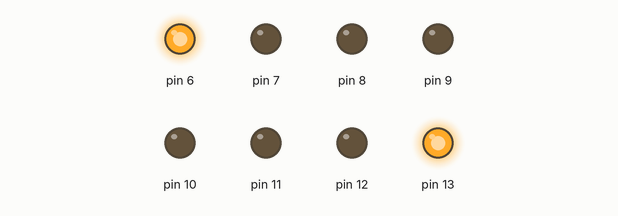
Recording of a sketch running on a simulated Arduino Uno, built with avr-gcc and run on an emulated ATmega328P. On the bench: output pins drawn as LEDs (lit = HIGH).

Above: at 0.5 s.
At 2.5 s:
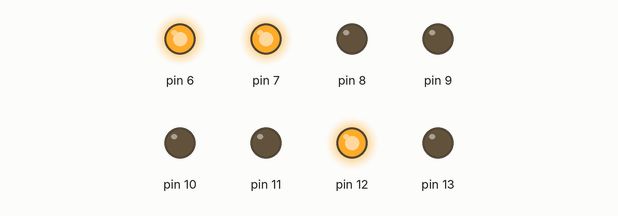
At 3.5 s:
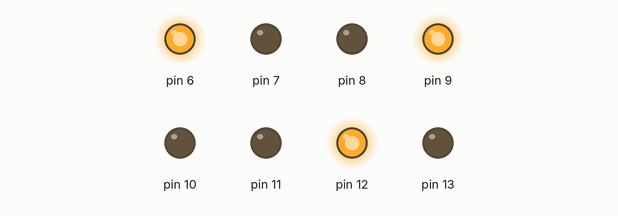
At 5.5 s:
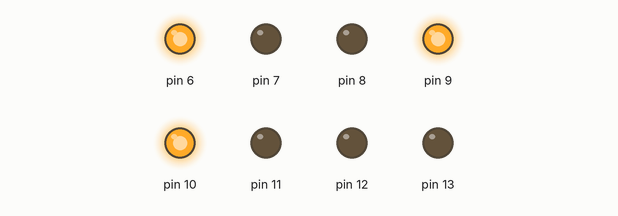
At 8.5 s:
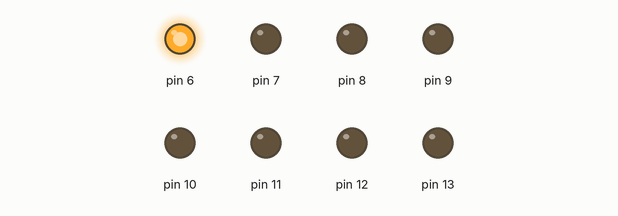
At 11.5 s:
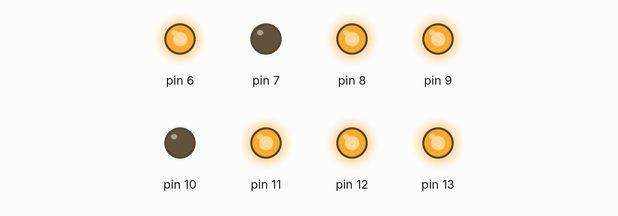
Timing chart, 0 to 13.0 s (numbered marks = the images above):
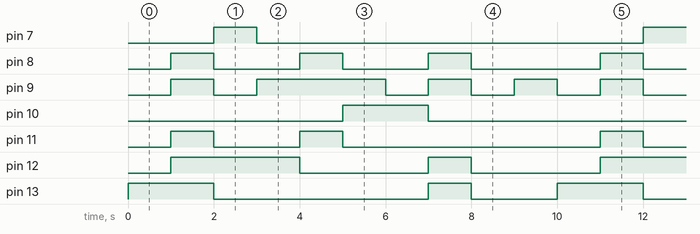

The sketch:

LEDNumPad.ino
```cpp
//pin connction is 13 - 6

void setup() {

  for (int i = 6; i <= 13; i ++) {
    pinMode(i, OUTPUT);
    digitalWrite(i, HIGH);
  }

}

void LEDNumPad(int number, unsigned long duration, int decmal) {
  //function for display sigal number
  //1 for decmal

  int num0[8] = {1, 0, 0, 0, 0, 0, 0, 1};  //0
  int num1[8] = {1, 0, 1, 1, 0, 1, 1, 1};  //1
  int num2[8] = {1, 1, 0, 0, 0, 0, 1, 0};  //2
  int num3[8] = {1, 0, 0, 1, 0, 0, 1, 0};  //3
  int num4[8] = {1, 0, 1, 1, 0, 1, 0, 0};  //4
  int num5[8] = {1, 0, 0, 1, 1, 0, 0, 0};  //5
  int num6[8] = {1, 0, 0, 0, 1, 0, 0, 0};  //6
  int num7[8] = {1, 0, 1, 1, 0, 0, 1, 1};  //7
  int num8[8] = {1, 0, 0, 0, 0, 0, 0, 0};  //8
  int num9[8] = {1, 0, 0, 1, 0, 0, 0, 0};  //9

  int num[8] = {0, 0, 0, 0, 0, 0, 0, 0};

  if (number == 0) {
    for (int i = 6; i <= 13; i ++) {
      digitalWrite(i, num0[i - 6]);
    }
  }
  else if (number == 1) {
    for (int i = 6; i <= 13; i ++) {
      digitalWrite(i, num1[i - 6]);
    }
  }
  else if (number == 2) {
    for (int i = 6; i <= 13; i ++) {
      digitalWrite(i, num2[i - 6]);
    }
  }
  else if (number == 3) {
    for (int i = 6; i <= 13; i ++) {
      digitalWrite(i, num3[i - 6]);
    }
  }
  else if (number == 4) {
    for (int i = 6; i <= 13; i ++) {
      digitalWrite(i, num4[i - 6]);
    }
  }
  else if (number == 5) {
    for (int i = 6; i <= 13; i ++) {
      digitalWrite(i, num5[i - 6]);
    }
  }
  else if (number == 6) {
    for (int i = 6; i <= 13; i ++) {
      digitalWrite(i, num6[i - 6]);
    }
  }
  else if (number == 7) {
    for (int i = 6; i <= 13; i ++) {
      digitalWrite(i, num7[i - 6]);
    }
  }
  else if (number == 8) {
    for (int i = 6; i <= 13; i ++) {
      digitalWrite(i, num8[i - 6]);
    }
  }
  else if (number == 9) {
    for (int i = 6; i <= 13; i ++) {
      digitalWrite(i, num9[i - 6]);
    }
  }

  if (decmal) {
    digitalWrite(6, LOW);
  }

  delay(duration);
}

void loop() {

  for (int i = 0; i <= 9; i ++) {
    LEDNumPad(i, 1000, 0);
  }

}
```

Measured:
- by itself, pin 7: alternates HIGH for 1.0 s and LOW for 9.0 s
- by itself, pin 8: repeats every 10.0 s: 2 × (LOW 2.0 s, HIGH 1.0 s), LOW 3.0 s, HIGH 1.0 s
- by itself, pin 9: repeats every 10.0 s: LOW 1.0 s, HIGH 3.0 s, 3 × (LOW 1.0 s, HIGH 1.0 s)
- by itself, pin 10: alternates HIGH for 2.0 s and LOW for 8.0 s
- by itself, pin 11: repeats every 10.0 s: LOW 2.0 s, HIGH 1.0 s, LOW 6.0 s, HIGH 1.0 s
- by itself, pin 12: repeats every 10.0 s: LOW 3.0 s, HIGH 1.0 s, LOW 3.0 s, HIGH 3.0 s
- by itself, pin 13: repeats every 10.0 s: HIGH 1.0 s, LOW 2.0 s, HIGH 2.0 s, LOW 5.0 s
